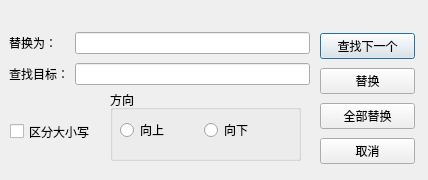
<?xml version="1.0" encoding="UTF-8"?>
<ui version="4.0">
 <class>ReplaceDialog</class>
 <widget class="QDialog" name="ReplaceDialog">
  <property name="geometry">
   <rect>
    <x>0</x>
    <y>0</y>
    <width>428</width>
    <height>180</height>
   </rect>
  </property>
  <property name="windowTitle">
   <string>Dialog</string>
  </property>
  <widget class="QWidget" name="layoutWidget">
   <property name="geometry">
    <rect>
     <x>320</x>
     <y>30</y>
     <width>95</width>
     <height>141</height>
    </rect>
   </property>
   <layout class="QVBoxLayout" name="verticalLayout">
    <item>
     <widget class="QPushButton" name="btnFindNext">
      <property name="text">
       <string>查找下一个</string>
      </property>
     </widget>
    </item>
    <item>
     <widget class="QPushButton" name="btnReplace">
      <property name="text">
       <string>替换</string>
      </property>
     </widget>
    </item>
    <item>
     <widget class="QPushButton" name="btnReplaceAll">
      <property name="text">
       <string>全部替换</string>
      </property>
     </widget>
    </item>
    <item>
     <widget class="QPushButton" name="btnCancel">
      <property name="text">
       <string>取消</string>
      </property>
     </widget>
    </item>
   </layout>
  </widget>
  <widget class="QCheckBox" name="caseSensitiveCheck">
   <property name="geometry">
    <rect>
     <x>10</x>
     <y>120</y>
     <width>101</width>
     <height>23</height>
    </rect>
   </property>
   <property name="text">
    <string>区分大小写</string>
   </property>
  </widget>
  <widget class="QWidget" name="gridLayoutWidget">
   <property name="geometry">
    <rect>
     <x>9</x>
     <y>29</y>
     <width>301</width>
     <height>61</height>
    </rect>
   </property>
   <layout class="QGridLayout" name="gridLayout_2">
    <item row="1" column="0">
     <widget class="QLabel" name="label">
      <property name="text">
       <string>查找目标：</string>
      </property>
     </widget>
    </item>
    <item row="0" column="1">
     <widget class="QLineEdit" name="replaceEdit">
      <property name="enabled">
       <bool>true</bool>
      </property>
     </widget>
    </item>
    <item row="0" column="0">
     <widget class="QLabel" name="label_2">
      <property name="text">
       <string>替换为：</string>
      </property>
     </widget>
    </item>
    <item row="1" column="1">
     <widget class="QLineEdit" name="findEdit"/>
    </item>
   </layout>
  </widget>
  <widget class="QGroupBox" name="groupBox">
   <property name="geometry">
    <rect>
     <x>110</x>
     <y>90</y>
     <width>191</width>
     <height>71</height>
    </rect>
   </property>
   <property name="title">
    <string>方向</string>
   </property>
   <widget class="QWidget" name="layoutWidget_2">
    <property name="geometry">
     <rect>
      <x>10</x>
      <y>20</y>
      <width>161</width>
      <height>41</height>
     </rect>
    </property>
    <layout class="QHBoxLayout" name="horizontalLayout_2">
     <item>
      <widget class="QRadioButton" name="radioUp">
       <property name="text">
        <string>向上</string>
       </property>
      </widget>
     </item>
     <item>
      <widget class="QRadioButton" name="radioDown">
       <property name="text">
        <string>向下</string>
       </property>
      </widget>
     </item>
    </layout>
   </widget>
  </widget>
 </widget>
 <resources/>
 <connections/>
</ui>
